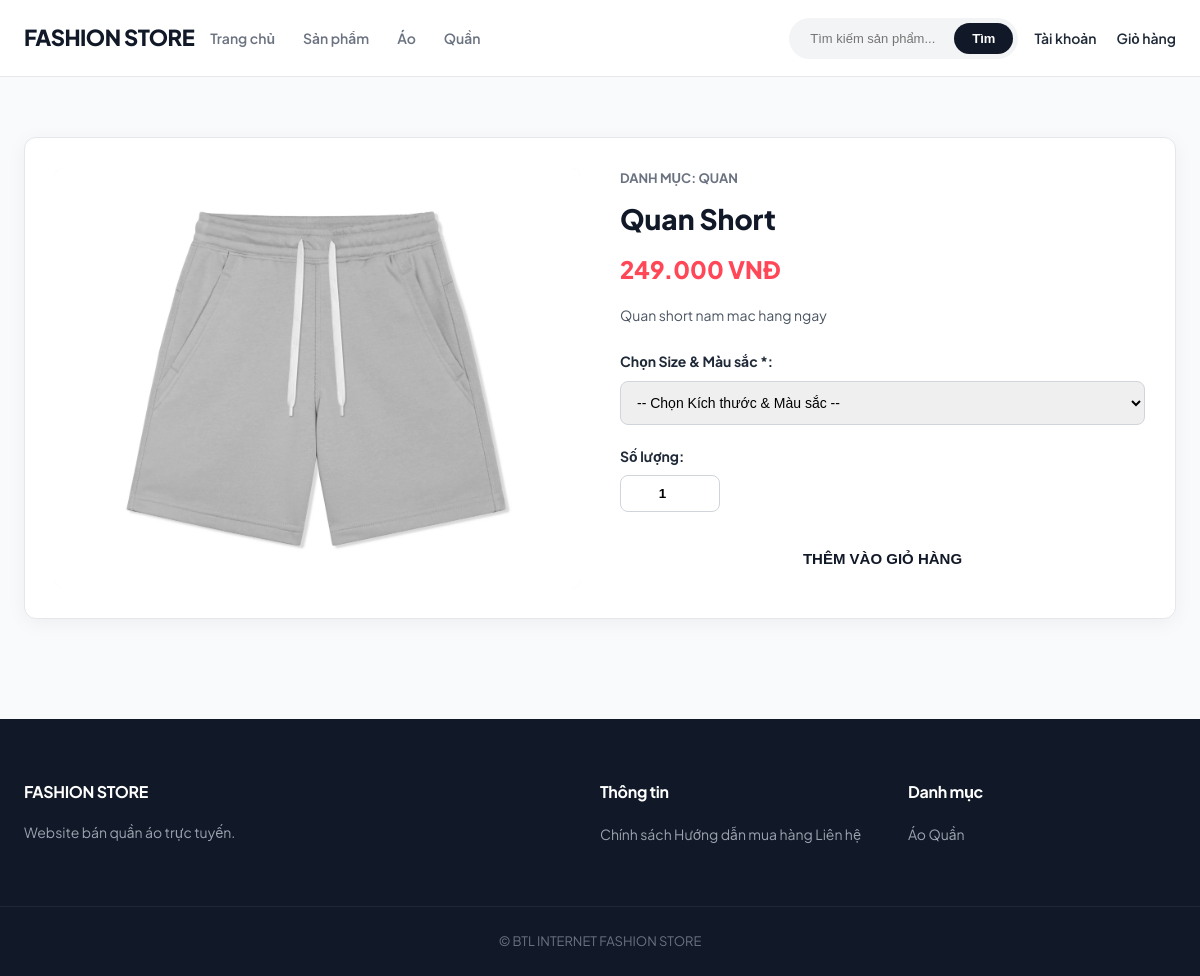
The page /products/detail.php?id=8 on the database its author committed.
### tables this page shows
CREATE TABLE san_pham (
    id_san_pham INT AUTO_INCREMENT PRIMARY KEY,
    id_danh_muc INT NOT NULL,
    ten_san_pham VARCHAR(150) NOT NULL,
    mo_ta TEXT,
    gia_co_ban DECIMAL(12,2) NOT NULL,
    hinh_anh VARCHAR(255),
    trang_thai TINYINT DEFAULT 1,
    ngay_tao DATETIME DEFAULT CURRENT_TIMESTAMP,
    ngay_cap_nhat DATETIME DEFAULT CURRENT_TIMESTAMP
        ON UPDATE CURRENT_TIMESTAMP,

    FOREIGN KEY (id_danh_muc)
        REFERENCES danh_muc(id_danh_muc)
);

CREATE TABLE danh_muc (
    id_danh_muc INT AUTO_INCREMENT PRIMARY KEY,
    ten_danh_muc VARCHAR(100) NOT NULL,
    mo_ta TEXT,
    trang_thai TINYINT DEFAULT 1
);

### config.php (called while the page is built, shortened)
<?php
$base_url = '/fashion_store';
?>

### products/detail.php (the view, shortened to what this page needs)
<?php
require_once "../config.php";
$id_san_pham = isset($_GET['id']) ? (int)$_GET['id'] : 0;
$stmt = $conn->prepare("SELECT sp.*, dm.ten_danh_muc
                        FROM san_pham sp
                        JOIN danh_muc dm ON sp.id_danh_muc = dm.id_danh_muc
                        WHERE sp.id_san_pham = ? AND sp.trang_thai = 1");
$stmt->execute([$id_san_pham]);
$product = $stmt->fetch(PDO::FETCH_ASSOC);
$sql_variant = "SELECT bt.*, kt.ten_kich_thuoc, ms.ten_mau_sac, ms.ma_mau
                FROM bien_the_san_pham bt
                JOIN kich_thuoc kt ON bt.id_kich_thuoc = kt.id_kich_thuoc
                JOIN mau_sac ms ON bt.id_mau_sac = ms.id_mau_sac
                WHERE bt.id_san_pham = ? AND bt.so_luong_ton > 0";
$stmt_variant = $conn->prepare($sql_variant);
$stmt_variant->execute([$id_san_pham]);
$variants = $stmt_variant->fetchAll(PDO::FETCH_ASSOC);
require_once "../header.php";
?>
<div class="container section">
    <div style="display: grid; grid-template-columns: 1fr 1fr; gap: 40px; background: #fff; padding: 30px; border-radius: 12px; border: 1px solid #e5e7eb; box-shadow: 0 4px 20px rgba(0,0,0,0.05);">
        <div style="height: 420px; background: #f3f4f6; border-radius: 8px; overflow: hidden;">
            <img src="<?= $base_url ?>/images/products/<?= htmlspecialchars($product['hinh_anh']) ?>"
                 alt="<?= htmlspecialchars($product['ten_san_pham']) ?>"
                 style="width: 100%; height: 100%; object-fit: cover;"
                 onerror="this.src='https://via.placeholder.com/400x400?text=No+Image'">
        </div>
        <div>
            <p style="color: #6b7280; font-size: 13px; font-weight: 700; text-transform: uppercase;">
                Danh mục: <?= htmlspecialchars($product['ten_danh_muc']) ?>
            </p>
            <h1 style="font-size: 28px; font-weight: 800; margin: 8px 0; color: #111827;">
                <?= htmlspecialchars($product['ten_san_pham']) ?>
            </h1>
            <p style="font-size: 24px; font-weight: 800; color: #ff4757; margin-bottom: 16px;">
                <?= number_format($product['gia_co_ban'], 0, ',', '.') ?> VNĐ
            </p>
            <p style="color: #4b5563; font-size: 14px; line-height: 1.6; margin-bottom: 24px;">
                <?= nl2br(htmlspecialchars($product['mo_ta'])) ?>
            </p>
            <form action="<?= $base_url ?>/cart/add.php" method="POST">
                <div style="margin-bottom: 20px;">
                    <label style="font-weight: 700; font-size: 14px; display: block; margin-bottom: 8px;">
                        Chọn Size & Màu sắc *:
                    </label>
                    <?php if (!empty($variants)): ?>
                        <select name="id_bien_the" required style="width: 100%; padding: 12px; border: 1px solid #d1d5db; border-radius: 8px; outline: none; font-size: 14px;">
                            <option value="">-- Chọn Kích thước & Màu sắc --</option>
                        </select>
                    <?php else: ?>
                        <p style="color: #ff4757; font-size: 14px; font-weight: 600;">Sản phẩm hiện tại đã hết hàng.</p>
                    <?php endif; ?>
                </div>
                <div style="margin-bottom: 24px;">
                    <label style="font-weight: 700; font-size: 14px; display: block; margin-bottom: 8px;">Số lượng:</label>
                    <input type="number" name="so_luong" value="1" min="1" style="width: 100px; padding: 10px; border: 1px solid #d1d5db; border-radius: 8px; outline: none; text-align: center; font-weight: 600;">
                </div>
                <?php if (!empty($variants)): ?>
                    <button type="submit" class="btn" style="width: 100%; border: none; cursor: pointer; text-align: center; font-size: 15px;">
                        THÊM VÀO GIỎ HÀNG
                    </button>
                <?php endif; ?>
            </form>
        </div>
    </div>
</div>
<?php require_once "../footer.php"; ?>

### css/style.css (style rules this page uses)
:root { --primary-color: #111827; --accent-color: #ff4757; --bg-light: #f9fafb; --bg-white: #ffffff; --text-main: #1f2937; --text-muted: #6b7280; --border-color: #e5e7eb; --radius-sm: 8px; --radius-md: 12px; --radius-lg: 16px; --shadow-sm: 0 1px 3px rgba(0, 0, 0, 0.05); --shadow-md: 0 4px 20px -2px rgba(0, 0, 0, 0.08); --transition: all 0.3s cubic-bezier(0.4, 0, 0.2, 1); }
* { margin: 0; padding: 0; box-sizing: border-box; }
body { font-family: "Plus Jakarta Sans", -apple-system, BlinkMacSystemFont, sans-serif; background-color: var(--bg-light); color: var(--text-main); line-height: 1.6; }
img { max-width: 100%; display: block; }
.btn { display: inline-block; padding: 14px 32px; background-color: var(--bg-white); color: var(--primary-color); font-weight: 700; font-size: 14px; border-radius: 50px; box-shadow: 0 10px 25px rgba(255, 255, 255, 0.1); }
.container { max-width: 1200px; margin: auto; padding: 0 24px; }
.section { margin: 60px 0; }

### rows shown on the page
san_pham: hinh_anh (picture), id_danh_muc.ten_danh_muc "QUAN", ten_san_pham "Quan Short", gia_co_ban "249.000", mo_ta "Quan short nam mac hang ngay"
